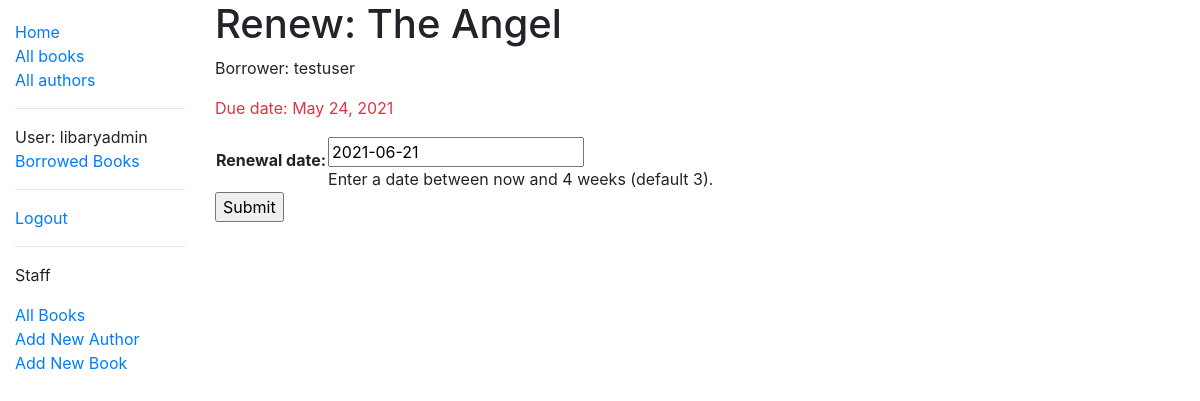
The page /catalog/book/c2c46c00-078f-43e0-8fa7-61958fd62cad/renew/ (signed in) on the database as committed earlier.
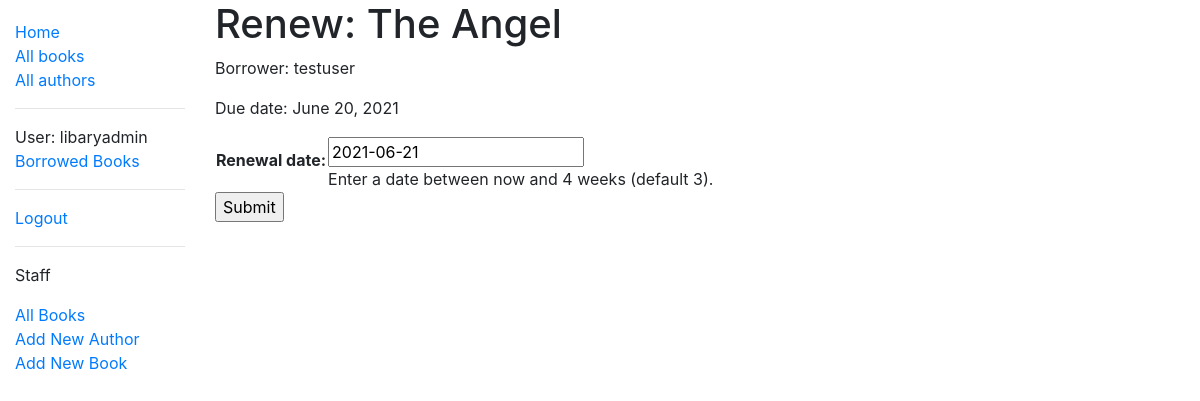
The same page on the database as committed later.
### catalog/models.py (models this page shows, shortened)
class BookInstance(models.Model):
    id = models.UUIDField(primary_key=True,
                          default=uuid.uuid4,
                          help_text='Unique ID for this book')
    book = models.ForeignKey('Book',
                             on_delete=models.RESTRICT,
                             null=True)
    imprint = models.CharField(max_length=200)
    due_back = models.DateField(null=True,
                                blank=True)
    borrower = models.ForeignKey(User,
                                 on_delete=models.SET_NULL,
                                 null=True, blank=True)
    LOAN_STATUS = (
        ('m', 'Maintenance'),
        ('o', 'On loan'),
        ('a', 'Available'),
        ('r', 'Reserved'),
    )
    status = models.CharField(
        max_length=1,
        choices=LOAN_STATUS,
        blank=True,
        default='m',
        help_text='Book availability',
    )
    class Meta:
        ordering = ['due_back']
        permissions = (("can_mark_returned", "Set book as returned"),)
    @property
    def is_overdue(self):
        if self.due_back and date.today() > self.due_back:
            return True
        return False

class Book(models.Model):
    title = models.CharField(max_length=200)
    author = models.ForeignKey('Author', on_delete=models.SET_NULL, null=True)
    summary = models.TextField(max_length=1000,
                               help_text='Enter brief description of book')
    isbn = models.CharField('ISBN', max_length=13,
                            unique=True,
                            help_text='13 Character <a href="https://www.isbn-international.org/content/what-isbn">ISBN number</a>')
    genre = models.ManyToManyField(Genre,
                                   help_text='Select genre for this book')
    language = models.ManyToManyField(Language,
                                   help_text='Select language book is written in')
    def display_genre(self):
        """Create a string for the Genre. This is required to display genre in Admin."""
        return ', '.join(genre.name for genre in self.genre.all()[:3])
    display_genre.short_description = 'Genre'

### catalog/views.py (the view)
@login_required
@permission_required('catalog.can_mark_returned', raise_exception=True)
def renew_book_librarian(request, pk):
    book_instance = get_object_or_404(BookInstance, pk=pk)
    if request.method == 'POST':
        form = RenewBookForm(request.POST)
        if form.is_valid():
            book_instance.due_back = form.cleaned_data['renewal_date']
            book_instance.save()
            return HttpResponseRedirect(reverse('all-borrowed') )
    else:
        proposed_renewal_date = datetime.date.today() + datetime.timedelta(weeks=3)
        form = RenewBookForm(initial={'renewal_date': proposed_renewal_date})
    context = {
        'form': form,
        'book_instance': book_instance,
    }
    return render(request, 'catalog/book_renew_librarian.html', context)

### catalog/forms.py (shortened to what this page needs)
class RenewBookForm(forms.Form):
    renewal_date = forms.DateField(help_text="Enter a date between now and 4 weeks (default 3).")

### catalog/templates/catalog/book_renew_librarian.html (shortened to what this page needs)
{% extends "base_generic.html" %}
{% block content %}
  <h1>Renew: {{ book_instance.book.title }}</h1>
  <p>Borrower: {{ book_instance.borrower }}</p>
  <p{% if book_instance.is_overdue %} class="text-danger"{% endif %}>Due date: {{ book_instance.due_back }}</p>
  <form action="" method="post">
    <table>
    {{ form.as_table }}
    </table>
    <input type="submit" value="Submit">
  </form>
{% endblock %}

Rows that differ between the two databases and show on the page:
changed BookInstance "The Angel": due_back "May 24, 2021" → "June 20, 2021"
